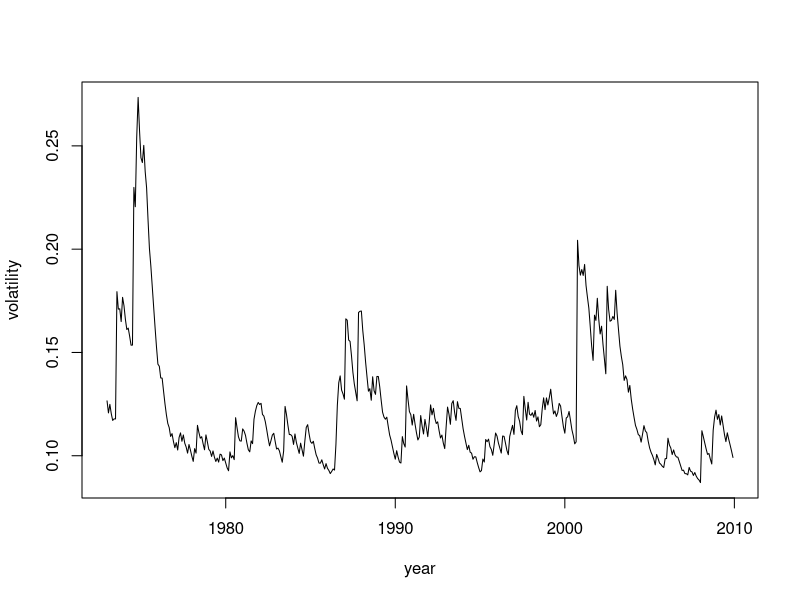
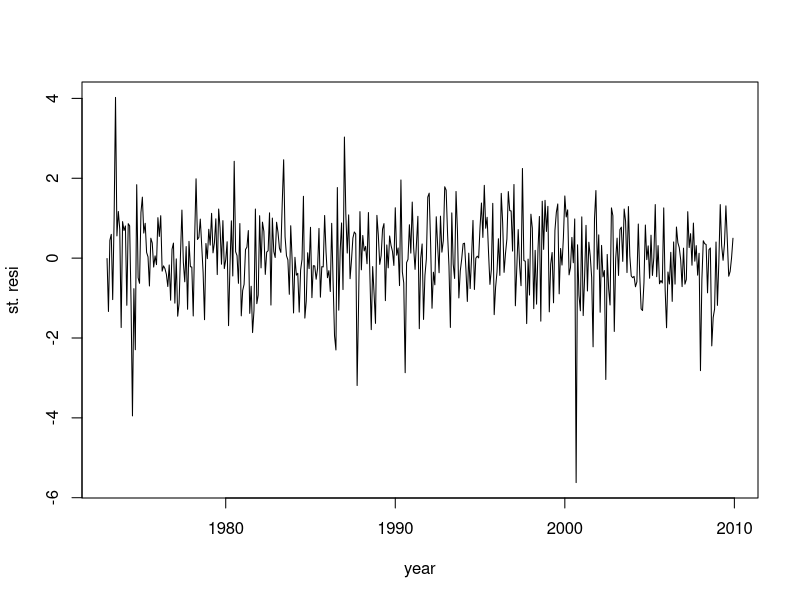
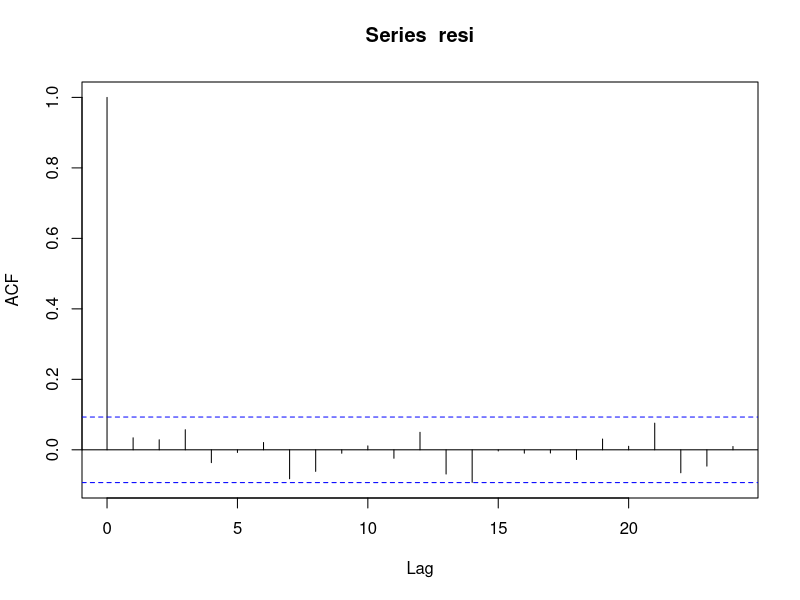
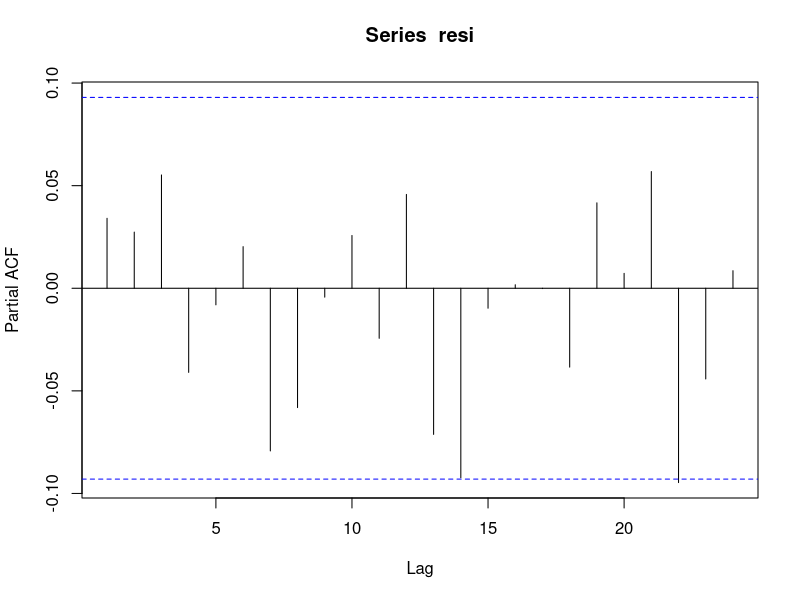
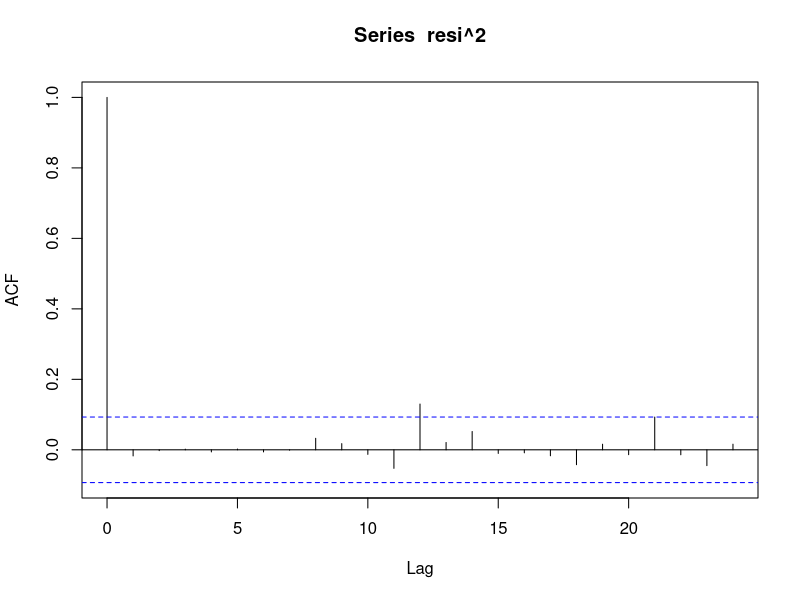
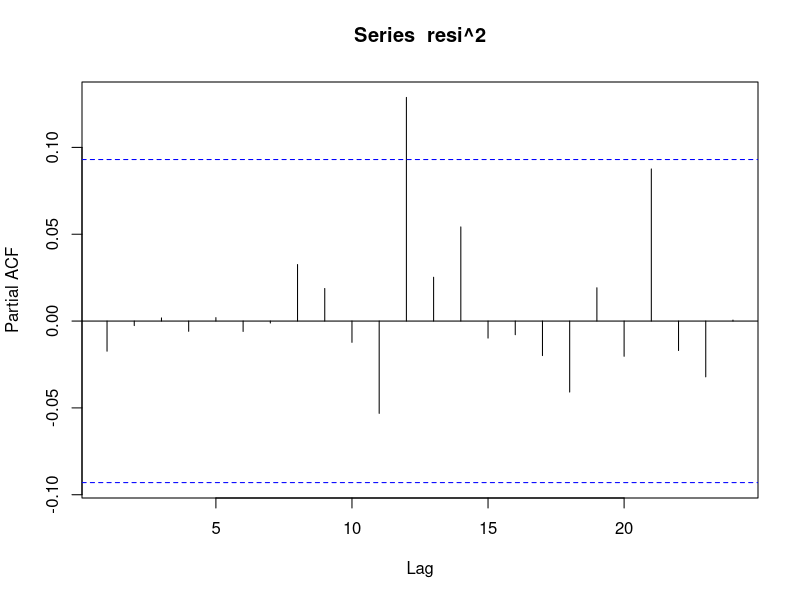
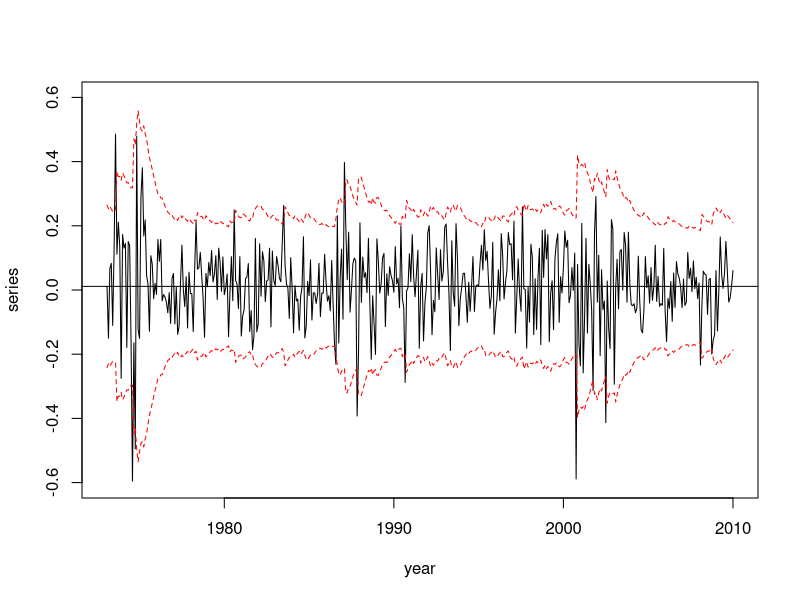

The R source for these figures, in order: (Note: this script raises an error after producing the figures.)
# Setup -------------------------------------------------------------------
rm(list = ls())

library(fGarch)


# Data load ---------------------------------------------------------------

da <- read.table("./database/m-intcsp7309.txt", header = TRUE)
head(da)

intc <- log(da$intc+1)


# Modelo ARCH -------------------------------------------------------------

m2 <- garchFit(~ 1 + garch(1,0), data=intc, trace=FALSE)
summary(m2)

# Residuos 
resi <- residuals(m2, standardize=TRUE)

# Model checking for the ARCH(1) model with Gaussian innovations shows that the
# model needs some refinement.
Box.test(resi^2,lag=20,type="Ljung")




# Modelo GARCH ------------------------------------------------------------

m4=garchFit(~1+garch(1,1),data=intc,trace=F)
summary(m4)


# % Obtain volatility
v1=volatility(m4)

# % Standardized residuals
resi=residuals(m4,standardize=T)

vol=ts(v1,frequency=12,start=c(1973,1))
res=ts(resi,frequency=12,start=c(1973,1))

# par(mfcol=c(2,1)) % Show volatility and residuals
plot(vol,xlab="year",ylab="volatility",type="l")
plot(res,xlab="year",ylab="st. resi",type="l")

# par(mfcol=c(2,2)) % Obtain ACF & PACF
acf(resi,lag=24)
pacf(resi,lag=24)
acf(resi^2,lag=24)
pacf(resi^2,lag=24)

# % Obtain plot of predictive intervals
# par(mfcol=c(1,1))
upp=0.0113+2*v1
low=0.0113-2*v1
tdx=c(1:444)/12+1973
plot(tdx,intc,xlab="year",ylab="series",type="l",ylim=c(-0.6,0.6))
lines(tdx,upp,lty=2,col="red")
lines(tdx,low,lty=2,col="red")
abline(h=c(0.0113))

plot(m4)
# Opcao 3
# Opcao 13


# % Student-t innovations
m5 <- garchFit(~1+garch(1,1), data=intc, trace=FALSE, cond.dist="std")
summary(m5)

v2=volatility(m5)

m6=garchFit(~1+garch(1,1),data=intc,trace=F,cond.dist="sstd")
summary(m6)

v3=volatility(m6)
par(mfcol=c(3,1))
plot(tdx,v1,xlab="year",ylab="volatility",type="l",ylim=c(0.06,0.3))
title(main="(a) Gaussian")
plot(tdx,v2,xlab="year",ylab="volatility",type="l",ylim=c(0.06,0.3))
title(main="(b) Student-t")
plot(tdx,v3,xlab="year",ylab="volatility",type="l",ylim=c(0.06,0.3))
title(main="(c) Skew Student-t")

par(mfcol=c(1,1))

plot(m6)
#  opcoes
# 10
# 11
# 13
